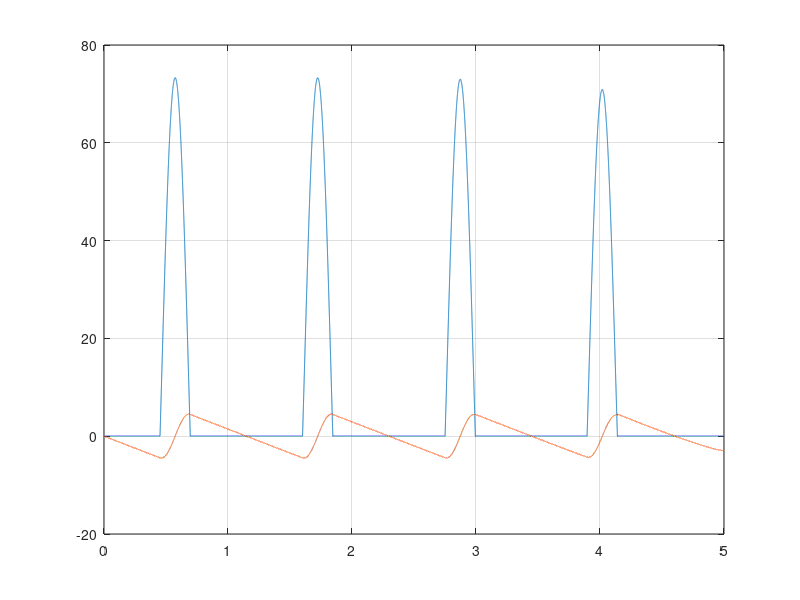
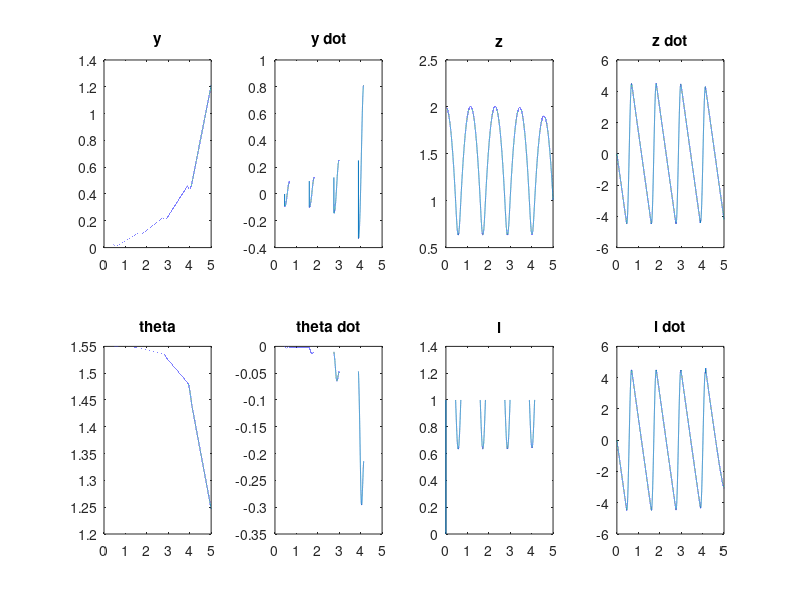
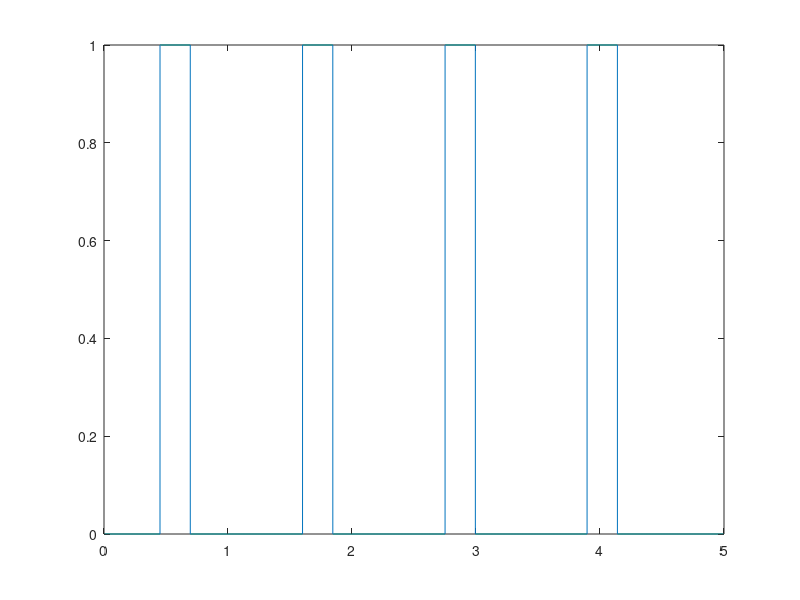
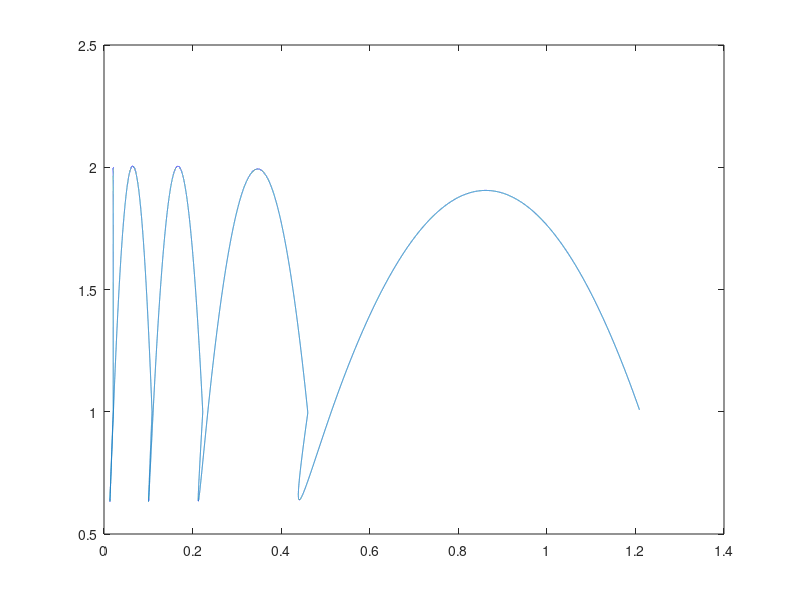

Reproduce these figures in MATLAB, in order. (Note: this script raises an error after producing the figures.)
% neutral point: position resulting in zero acceleration i.e. constant
% velocity of hopper
% Start with simulation, then add PD control, then try optimal control
% Possibly try more advanced model after? Terrain?

% Constants:
g = 9.81;  % gravity
r = 2000;  % spring constant
m = 10;  % mass
l_0 = 1;  % equilibrium leg length

% Let y be horizontal distance, z be vertical distance, w be angular
% velocity of body, theta be counter-clockwise leg angle from y axis and l
% be the leg length

% Flight dynamics:
% x_f = [y, y_dot, z, z_dot, theta]
A_f = [0 1 0 0 0;
       0 0 0 0 0;
       0 0 0 1 0;
       0 0 0 0 0;
       0 0 0 0 0];
B_f = [0 0 0 0 1]';
f_f = @(x_f, w) A_f * x_f + B_f * w + [0 0 0 -g 0]';

% Stance dynamics:
% x_s = [theta, theta_dot, l, l_dot]
f_s = @(x_s, u) [x_s(2); -2 * x_s(2) * x_s(4) / x_s(3) - g * cos(x_s(1)) / x_s(3);
            x_s(4); -g * sin(x_s(1)) + x_s(2)^2 * x_s(3) + r / m * (l_0 - x_s(3))] + ...
            [0 0; 0 1 / (m * x_s(3)^2); 0 0; r / m 0] * u;
        
% Touchdown detector:
td = @(x_f, x_fo) ~isequal(sign(x_f(3) - l_0 * sin(x_f(5))), ...
                  sign(x_fo(3) - l_0 * sin(x_fo(5)))) && x_f(4) < 0;

% Takeoff detector:
to = @(x_s, x_so, u) cos(x_s(1)) * x_s(2) * x_s(3) + sin(x_s(1)) * x_s(4) > 0 && ...
                     ~isequal(sign(r / m * sin(x_s(1)) * (l_0 - x_s(3) + u(1)) + ...
                     cos(x_s(1)) * u(2) / (m * x_s(3))), ...
                     sign(r / m * sin(x_so(1)) * (l_0 - x_so(3) + u(1)) + ...
                     cos(x_so(1)) * u(2) / (m * x_so(3))));
           
% Flight to stance coordinate transformation (y_f is stance position):
f2s = @(x_f, y_f) [x_f(5);
              (x_f(1) * x_f(4) - x_f(2) * x_f(3)) / ((x_f(1) - y_f)^2 + x_f(3)^2);
              sqrt((x_f(1) - y_f)^2 + x_f(3)^2);
              (x_f(1) * x_f(2) + x_f(3) * x_f(4)) / sqrt((x_f(1) - y_f)^2 + x_f(3)^2)];

% Stance to flight coordinate transformation:
s2f = @(x_s, y_f) [cos(x_s(1)) * x_s(3) + y_f;
             -sin(x_s(1)) * x_s(2) * x_s(3) + cos(x_s(1)) * x_s(4);
              sin(x_s(1)) * x_s(3);
              cos(x_s(1)) * x_s(2) * x_s(3) + sin(x_s(1)) * x_s(4);
              x_s(1)]; 

% Simulation initialization:
dt = 0.0001;
K = 50000;
t = 0:dt:((K - 1) * dt);
s = zeros(1, K);  % state variable, 0 is flight and 1 is stance
s(1) = 0;
n_f = 5;
n_s = 4;
x_f = zeros(n_f, K);
x_f(:, 1) = [l_0 * cos(1.55) 0 2 0 1.55]';
y_f = zeros(1, K);
x_s = zeros(n_s, K);
%x_s(:, 1) = [1.57 -0.2 0.6 0]';
u = [0 1.5]';
w = 0;

% Simulation:
for k = 1:(K - 1)
    if x_f(3, k) < 0
        break
    end
    if s(k)
        % Simulate stance dynamics:
        x_s(:, k + 1) = x_s(:, k) + f_s(x_s(:, k), u) * dt;
        
        y_f(k + 1) = y_f(k);
        
        x_f(:, k + 1) = s2f(x_s(:, k + 1), y_f(k + 1));
       
        if k > 1 && to(x_s(:, k + 1), x_s(:, k), u)  % detect takeoff
            s(k + 1) = 0;
            w = x_s(2, k + 1);  % set new angular velocity
        else
            s(k + 1) = 1;
        end
    else
        % Simulate flight dynamics:
        x_f(:, k + 1) = x_f(:, k) + f_f(x_f(:, k), w) * dt;
        
        y_f(k + 1) = x_f(1, k + 1) - cos(x_f(5, k + 1)) * l_0; % set new stance position
        
        x_s(:, k + 1) = f2s(x_f(:, k + 1), y_f(k + 1));
        x_s(2, k + 1) = w;
        x_s(3, k + 1) = l_0;
        
        if k > 1 && td(x_f(:, k + 1), x_f(:, k))  % detect touchdown
            s(k + 1) = 1;
        else
            s(k + 1) = 0;
        end
    end
end

% Plot:
figure(1); clf;
plot(t, r / m * sin(x_s(1, :)) .* (l_0 - x_s(3, :) + u(1)) + ...
               cos(x_s(1, :)) .* u(2) / (m * x_s(3, :)));  % horizontal acceleration = 0
hold on;
grid on;
plot(t, cos(x_s(1, :)) .* x_s(2, :) .* x_s(3, :) + sin(x_s(1, :)) .* x_s(4, :));  % vertical velocity > 0

figure(2); clf;
subplot(2, 4, 1);
plot(t, x_f(1, :));
title('y');
subplot(2, 4, 2);
plot(t, x_f(2, :));
title('y dot');
subplot(2, 4, 3);
plot(t, x_f(3, :));
title('z');
subplot(2, 4, 4);
plot(t, x_f(4, :));
title('z dot');
subplot(2, 4, 5);
plot(t, x_f(5, :));
title('theta');
subplot(2, 4, 6);
plot(t, x_s(2, :));
title('theta dot');
subplot(2, 4, 7);
plot(t, x_s(3, :));
title('l');
subplot(2, 4, 8);
plot(t, x_s(4, :));
title('l dot');

figure(4); clf;
plot(t, s);

figure(5); clf;
plot(x_f(1, :), x_f(3, :));

figure(6); clf;
plot(t, x_f(3, :) - l_0 * sin(x_f(5, :)));
hold on;
grid on;
plot(t, x_f(4, :));

figure(7); clf;
plot(t, y_f);
title('y_f');

% Animation:
style1 = hgexport('factorystyle');
style1.Format = 'png';
style1.Width = 6;
style1.Height = 2.5;
style1.Resolution = 300;
style1.Units = 'inch';
style1.FixedFontSize = 12;

c1 = [66, 80, 207] / 256;
c2 = [201, 40, 51] / 256;
c3 = [168, 56, 201] / 256;

fig = figure(8); clf;
set(gcf,'color','w');

for k = 1:250:K
    mass_pos = [x_f(1, k); x_f(3, k)];
    rod_end_pos = [x_f(1, k) - x_s(3, k) * cos(x_f(5, k)) x_f(3, k) - x_s(3, k) * sin(x_f(5, k))];
   
    plot([mass_pos(1) rod_end_pos(1)], [mass_pos(2) rod_end_pos(2)], 'LineStyle', '-', 'LineWidth', 3, 'Color', c3);
    grid on
    hold on
    plot(mass_pos(1), mass_pos(2), 'Marker', 'o', 'Color', c2, 'MarkerFaceColor', c2);
    plot(rod_end_pos(1), rod_end_pos(2), 'Marker', 'o', 'Color', c2, 'MarkerFaceColor', c2);
    axis equal
    axis([-0.5, 2.5, -0.5, 2.5]);
    
    drawnow
    hold off
end
